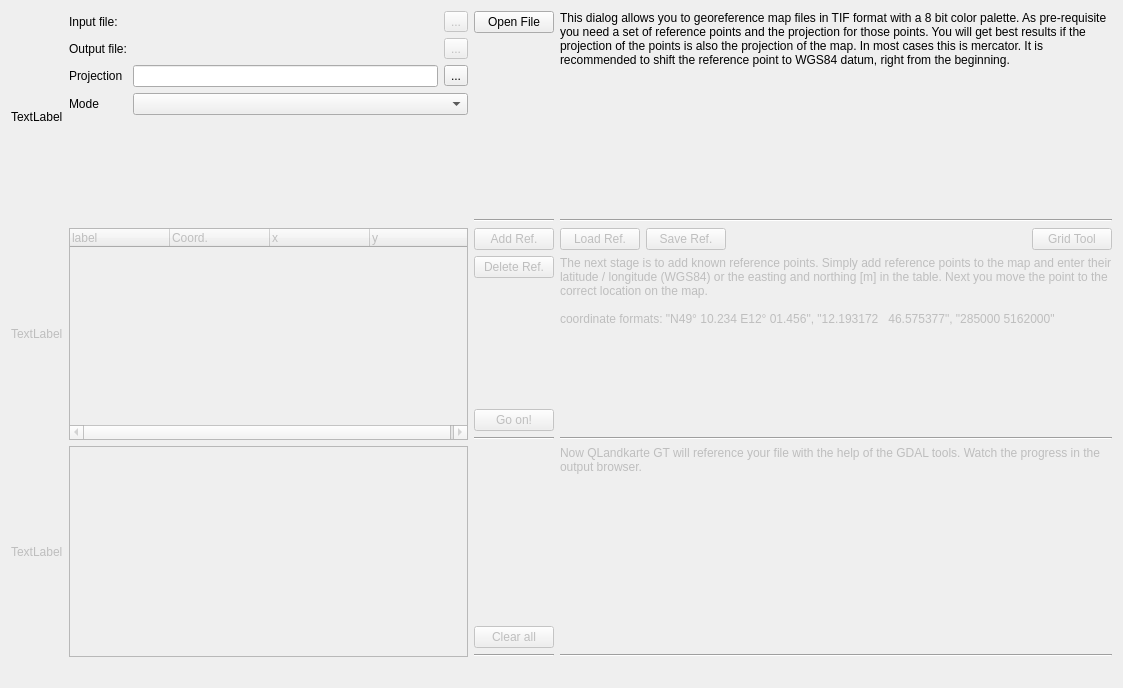
<ui version="4.0" >
 <class>ICreateMapGeoTiff</class>
 <widget class="QWidget" name="ICreateMapGeoTiff" >
  <property name="geometry" >
   <rect>
    <x>0</x>
    <y>0</y>
    <width>1123</width>
    <height>688</height>
   </rect>
  </property>
  <property name="windowTitle" >
   <string>Form</string>
  </property>
  <layout class="QGridLayout" >
   <item row="0" column="0" >
    <widget class="QLabel" name="labelStep1" >
     <property name="text" >
      <string>TextLabel</string>
     </property>
    </widget>
   </item>
   <item row="0" column="1" >
    <layout class="QVBoxLayout" >
     <item>
      <layout class="QGridLayout" >
       <item row="0" column="0" >
        <widget class="QLabel" name="label_2" >
         <property name="sizePolicy" >
          <sizepolicy vsizetype="Preferred" hsizetype="Maximum" >
           <horstretch>0</horstretch>
           <verstretch>0</verstretch>
          </sizepolicy>
         </property>
         <property name="text" >
          <string>Input file:</string>
         </property>
        </widget>
       </item>
       <item row="0" column="1" >
        <layout class="QHBoxLayout" >
         <item>
          <widget class="QLabel" name="labelInputFile" >
           <property name="text" >
            <string/>
           </property>
           <property name="alignment" >
            <set>Qt::AlignLeading|Qt::AlignLeft|Qt::AlignTop</set>
           </property>
          </widget>
         </item>
         <item>
          <widget class="QToolButton" name="toolReload" >
           <property name="enabled" >
            <bool>false</bool>
           </property>
           <property name="toolTip" >
            <string>&lt;html>&lt;head>&lt;meta name="qrichtext" content="1" />&lt;style type="text/css">
p, li { white-space: pre-wrap; }
&lt;/style>&lt;/head>&lt;body style=" font-family:'DejaVu Sans'; font-size:8pt; font-weight:400; font-style:normal;">
&lt;p style=" margin-top:0px; margin-bottom:0px; margin-left:0px; margin-right:0px; -qt-block-indent:0; text-indent:0px;">Reload file&lt;/p>&lt;/body>&lt;/html></string>
           </property>
           <property name="text" >
            <string>...</string>
           </property>
          </widget>
         </item>
        </layout>
       </item>
       <item row="1" column="0" >
        <widget class="QLabel" name="label_3" >
         <property name="sizePolicy" >
          <sizepolicy vsizetype="Preferred" hsizetype="Maximum" >
           <horstretch>0</horstretch>
           <verstretch>0</verstretch>
          </sizepolicy>
         </property>
         <property name="text" >
          <string>Output file:</string>
         </property>
        </widget>
       </item>
       <item row="1" column="1" >
        <layout class="QHBoxLayout" >
         <item>
          <widget class="QLabel" name="labelOutputFile" >
           <property name="text" >
            <string/>
           </property>
          </widget>
         </item>
         <item>
          <widget class="QToolButton" name="toolOutFile" >
           <property name="enabled" >
            <bool>false</bool>
           </property>
           <property name="text" >
            <string>...</string>
           </property>
          </widget>
         </item>
        </layout>
       </item>
       <item row="2" column="0" >
        <widget class="QLabel" name="label" >
         <property name="text" >
          <string>Projection</string>
         </property>
        </widget>
       </item>
       <item row="2" column="1" >
        <layout class="QHBoxLayout" >
         <item>
          <widget class="QLineEdit" name="lineProjection" />
         </item>
         <item>
          <widget class="QToolButton" name="toolProjWizard" >
           <property name="toolTip" >
            <string>&lt;html>&lt;head>&lt;meta name="qrichtext" content="1" />&lt;style type="text/css">
p, li { white-space: pre-wrap; }
&lt;/style>&lt;/head>&lt;body style=" font-family:'URW Gothic L'; font-size:9pt; font-weight:200; font-style:normal;">
&lt;p style=" margin-top:0px; margin-bottom:0px; margin-left:0px; margin-right:0px; -qt-block-indent:0; text-indent:0px;">Projection Wizard&lt;/p>&lt;/body>&lt;/html></string>
           </property>
           <property name="text" >
            <string>...</string>
           </property>
          </widget>
         </item>
        </layout>
       </item>
       <item row="3" column="0" >
        <widget class="QLabel" name="label_4" >
         <property name="text" >
          <string>Mode</string>
         </property>
        </widget>
       </item>
       <item row="3" column="1" >
        <widget class="QComboBox" name="comboMode" />
       </item>
      </layout>
     </item>
     <item>
      <spacer>
       <property name="orientation" >
        <enum>Qt::Vertical</enum>
       </property>
       <property name="sizeHint" >
        <size>
         <width>384</width>
         <height>41</height>
        </size>
       </property>
      </spacer>
     </item>
    </layout>
   </item>
   <item row="0" column="2" >
    <layout class="QVBoxLayout" >
     <item>
      <widget class="QPushButton" name="pushOpenFile" >
       <property name="text" >
        <string>Open File</string>
       </property>
      </widget>
     </item>
     <item>
      <spacer>
       <property name="orientation" >
        <enum>Qt::Vertical</enum>
       </property>
       <property name="sizeHint" >
        <size>
         <width>20</width>
         <height>40</height>
        </size>
       </property>
      </spacer>
     </item>
     <item>
      <widget class="Line" name="line_6" >
       <property name="orientation" >
        <enum>Qt::Horizontal</enum>
       </property>
      </widget>
     </item>
    </layout>
   </item>
   <item row="0" column="3" >
    <layout class="QVBoxLayout" >
     <item>
      <widget class="QLabel" name="labelDoc1" >
       <property name="sizePolicy" >
        <sizepolicy vsizetype="MinimumExpanding" hsizetype="Preferred" >
         <horstretch>0</horstretch>
         <verstretch>0</verstretch>
        </sizepolicy>
       </property>
       <property name="text" >
        <string>This dialog allows you to georeference map files in TIF format with a 8 bit color palette. As pre-requisite you need a set of reference points and the projection for those points. You will get best results if the projection of the points is also the projection of the map. In most cases this is mercator. It is recommended to shift the reference point to WGS84 datum, right from the beginning.

</string>
       </property>
       <property name="alignment" >
        <set>Qt::AlignLeading|Qt::AlignLeft|Qt::AlignTop</set>
       </property>
       <property name="wordWrap" >
        <bool>true</bool>
       </property>
      </widget>
     </item>
     <item>
      <widget class="Line" name="line" >
       <property name="orientation" >
        <enum>Qt::Horizontal</enum>
       </property>
      </widget>
     </item>
    </layout>
   </item>
   <item row="1" column="0" >
    <widget class="QLabel" name="labelStep2" >
     <property name="enabled" >
      <bool>false</bool>
     </property>
     <property name="text" >
      <string>TextLabel</string>
     </property>
    </widget>
   </item>
   <item row="1" column="1" >
    <widget class="QTreeWidget" name="treeWidget" >
     <property name="enabled" >
      <bool>false</bool>
     </property>
     <property name="sizePolicy" >
      <sizepolicy vsizetype="Expanding" hsizetype="Expanding" >
       <horstretch>0</horstretch>
       <verstretch>0</verstretch>
      </sizepolicy>
     </property>
     <property name="selectionMode" >
      <enum>QAbstractItemView::ExtendedSelection</enum>
     </property>
     <column>
      <property name="text" >
       <string>label</string>
      </property>
     </column>
     <column>
      <property name="text" >
       <string>Coord.</string>
      </property>
     </column>
     <column>
      <property name="text" >
       <string>x</string>
      </property>
     </column>
     <column>
      <property name="text" >
       <string>y</string>
      </property>
     </column>
    </widget>
   </item>
   <item row="1" column="2" >
    <layout class="QVBoxLayout" >
     <item>
      <widget class="QPushButton" name="pushAddRef" >
       <property name="enabled" >
        <bool>false</bool>
       </property>
       <property name="text" >
        <string>Add Ref.</string>
       </property>
      </widget>
     </item>
     <item>
      <widget class="QPushButton" name="pushDelRef" >
       <property name="enabled" >
        <bool>false</bool>
       </property>
       <property name="text" >
        <string>Delete Ref.</string>
       </property>
      </widget>
     </item>
     <item>
      <spacer>
       <property name="orientation" >
        <enum>Qt::Vertical</enum>
       </property>
       <property name="sizeHint" >
        <size>
         <width>20</width>
         <height>40</height>
        </size>
       </property>
      </spacer>
     </item>
     <item>
      <widget class="QPushButton" name="pushGoOn" >
       <property name="enabled" >
        <bool>false</bool>
       </property>
       <property name="text" >
        <string>Go on!</string>
       </property>
      </widget>
     </item>
     <item>
      <widget class="Line" name="line_5" >
       <property name="orientation" >
        <enum>Qt::Horizontal</enum>
       </property>
      </widget>
     </item>
    </layout>
   </item>
   <item row="1" column="3" >
    <layout class="QVBoxLayout" >
     <item>
      <layout class="QHBoxLayout" >
       <item>
        <widget class="QPushButton" name="pushLoadRef" >
         <property name="enabled" >
          <bool>false</bool>
         </property>
         <property name="text" >
          <string>Load Ref.</string>
         </property>
        </widget>
       </item>
       <item>
        <widget class="QPushButton" name="pushSaveRef" >
         <property name="enabled" >
          <bool>false</bool>
         </property>
         <property name="text" >
          <string>Save Ref.</string>
         </property>
        </widget>
       </item>
       <item>
        <spacer>
         <property name="orientation" >
          <enum>Qt::Horizontal</enum>
         </property>
         <property name="sizeHint" >
          <size>
           <width>40</width>
           <height>1</height>
          </size>
         </property>
        </spacer>
       </item>
       <item>
        <widget class="QPushButton" name="pushGridTool" >
         <property name="enabled" >
          <bool>false</bool>
         </property>
         <property name="text" >
          <string>Grid Tool</string>
         </property>
        </widget>
       </item>
      </layout>
     </item>
     <item>
      <widget class="QLabel" name="labelDoc2" >
       <property name="enabled" >
        <bool>false</bool>
       </property>
       <property name="sizePolicy" >
        <sizepolicy vsizetype="MinimumExpanding" hsizetype="Preferred" >
         <horstretch>0</horstretch>
         <verstretch>0</verstretch>
        </sizepolicy>
       </property>
       <property name="text" >
        <string>The next stage is to add known reference points. Simply add reference points to the map and enter their latitude / longitude (WGS84) or the easting and northing [m] in the table. Next you move the point to the correct location on the map.

coordinate formats: "N49° 10.234 E12° 01.456", "12.193172   46.575377", "285000 5162000"</string>
       </property>
       <property name="alignment" >
        <set>Qt::AlignLeading|Qt::AlignLeft|Qt::AlignTop</set>
       </property>
       <property name="wordWrap" >
        <bool>true</bool>
       </property>
      </widget>
     </item>
     <item>
      <widget class="Line" name="line_2" >
       <property name="orientation" >
        <enum>Qt::Horizontal</enum>
       </property>
      </widget>
     </item>
    </layout>
   </item>
   <item row="2" column="0" >
    <widget class="QLabel" name="labelStep3" >
     <property name="enabled" >
      <bool>false</bool>
     </property>
     <property name="text" >
      <string>TextLabel</string>
     </property>
    </widget>
   </item>
   <item row="2" column="1" >
    <widget class="QTextBrowser" name="textBrowser" >
     <property name="enabled" >
      <bool>false</bool>
     </property>
     <property name="lineWrapMode" >
      <enum>QTextEdit::NoWrap</enum>
     </property>
    </widget>
   </item>
   <item row="2" column="2" >
    <layout class="QVBoxLayout" >
     <item>
      <spacer>
       <property name="orientation" >
        <enum>Qt::Vertical</enum>
       </property>
       <property name="sizeHint" >
        <size>
         <width>20</width>
         <height>40</height>
        </size>
       </property>
      </spacer>
     </item>
     <item>
      <widget class="QPushButton" name="pushClearAll" >
       <property name="enabled" >
        <bool>false</bool>
       </property>
       <property name="text" >
        <string>Clear all</string>
       </property>
      </widget>
     </item>
     <item>
      <widget class="Line" name="line_4" >
       <property name="orientation" >
        <enum>Qt::Horizontal</enum>
       </property>
      </widget>
     </item>
    </layout>
   </item>
   <item row="2" column="3" >
    <layout class="QVBoxLayout" >
     <item>
      <widget class="QLabel" name="labelDoc3" >
       <property name="enabled" >
        <bool>false</bool>
       </property>
       <property name="sizePolicy" >
        <sizepolicy vsizetype="MinimumExpanding" hsizetype="Preferred" >
         <horstretch>0</horstretch>
         <verstretch>0</verstretch>
        </sizepolicy>
       </property>
       <property name="text" >
        <string>Now QLandkarte GT will reference your file with the help of the GDAL tools. Watch the progress in the output browser.</string>
       </property>
       <property name="alignment" >
        <set>Qt::AlignLeading|Qt::AlignLeft|Qt::AlignTop</set>
       </property>
       <property name="wordWrap" >
        <bool>true</bool>
       </property>
      </widget>
     </item>
     <item>
      <widget class="Line" name="line_3" >
       <property name="orientation" >
        <enum>Qt::Horizontal</enum>
       </property>
      </widget>
     </item>
    </layout>
   </item>
   <item row="3" column="1" >
    <spacer>
     <property name="orientation" >
      <enum>Qt::Horizontal</enum>
     </property>
     <property name="sizeType" >
      <enum>QSizePolicy::MinimumExpanding</enum>
     </property>
     <property name="sizeHint" >
      <size>
       <width>40</width>
       <height>20</height>
      </size>
     </property>
    </spacer>
   </item>
  </layout>
 </widget>
 <resources/>
 <connections/>
</ui>
